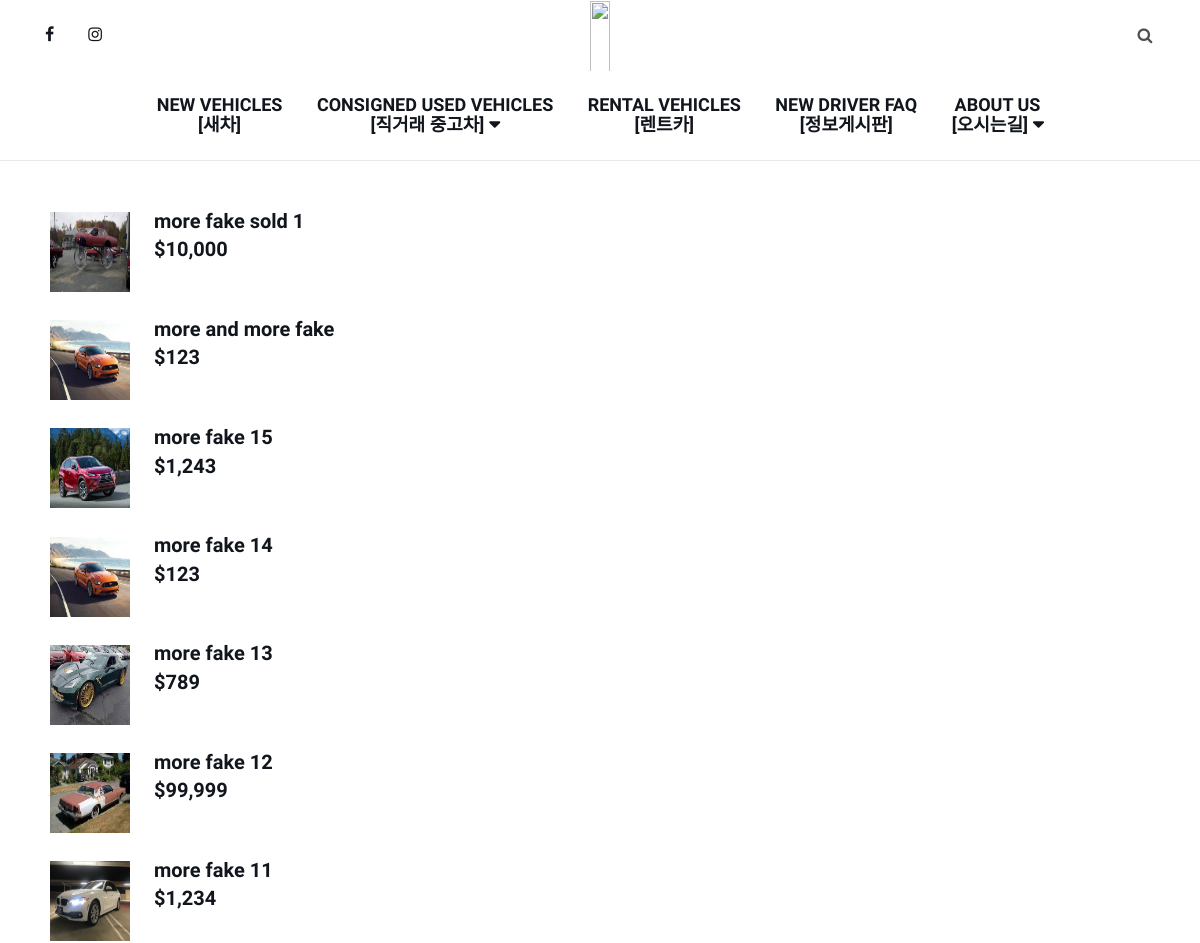
/used/ (upper part), run on an earlier commit of the app's database.
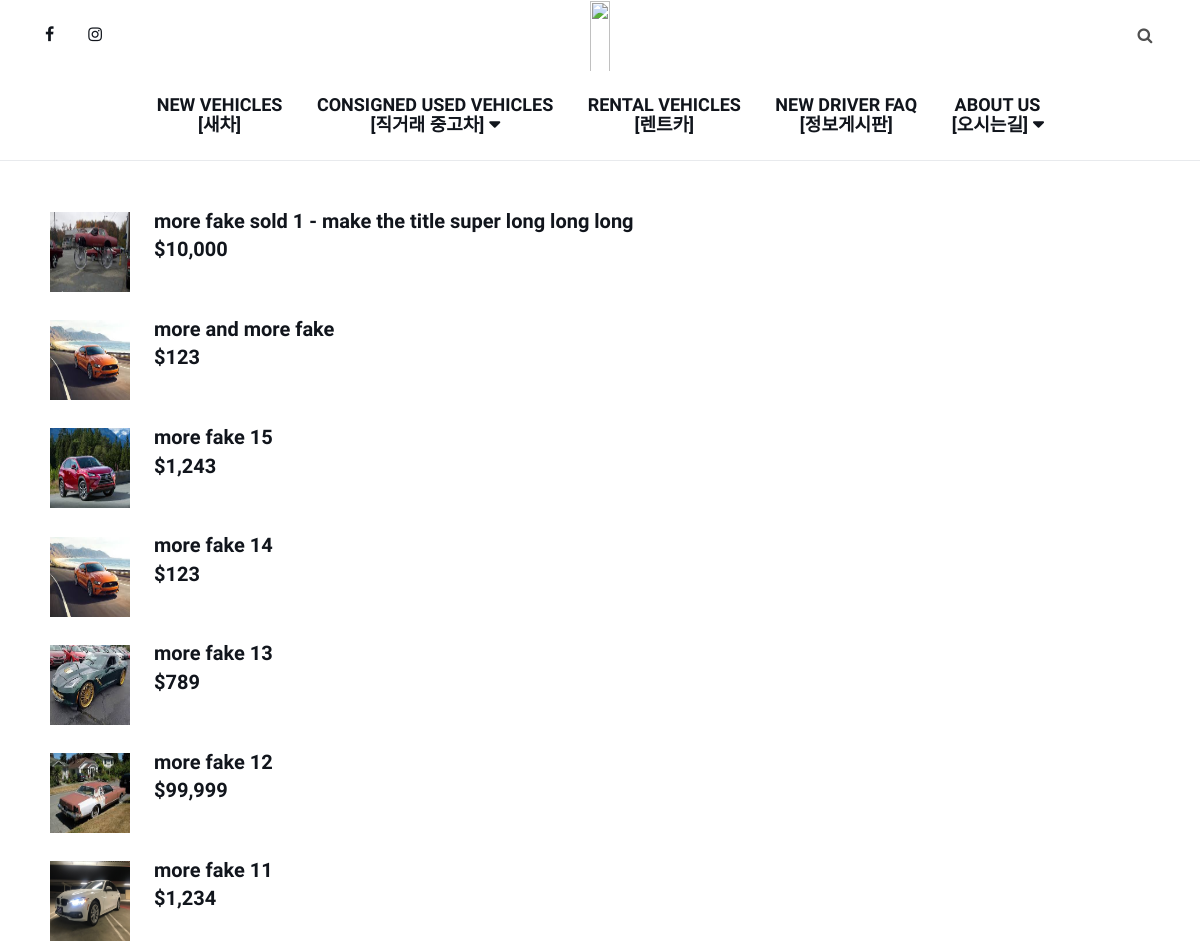
And on a later commit of the database.
### listing/models.py (models this page shows, shortened)
class Car(models.Model):
    type = models.CharField(max_length=25, choices=[('New', 'New Vehicle'), ('Used', 'Used Vehicle'), ('Lease', 'Rental Vehicle'),('faq', 'FAQ')], default='New', verbose_name='Listing Type')
    title = models.CharField(max_length=500, verbose_name='Title of Vehicle Listing')
    price = models.DecimalField(max_digits=8, decimal_places=2, verbose_name='Price of Vehicle in Dollar Amount')
    body = RichTextField(verbose_name='Description of Vehicle')
    slug = models.SlugField(max_length=200, unique=True, verbose_name='SLUG: Your URL will have this in the address')
    publish = models.BooleanField(default=True)
    sold = models.CharField(max_length=10,verbose_name='Sold Y/N',choices=[('Sale', 'For Sale'), ('Solded', 'Sold')], default='Sale')
    created = models.DateField(auto_now_add=True)
    modified = models.DateField(auto_now=True)
    object = EntryQuerySet.as_manager()
    class Meta:
        verbose_name = "Car Listing Entry"
        verbose_name_plural = "Car Listing Entries"
        ordering = ["-created"]

### listing/views.py (the view)
# urls.py: path('used/', views.used.as_view(), name='usedListing'),
class used(TemplateView):
    template_name = 'listing/used.html'
    def get(self, request,):
        cursor = connection.cursor()
        cursor.execute(
            'select listing_carimg.LImage, listing_car.price,listing_car.slug, listing_car.title from listing_car inner join listing_carimg on listing_car.id = listing_carimg.car_id where listing_carimg.mainimage = 1 and listing_car.type ="Used" and listing_car.publish = 1 ORDER BY listing_car.id desc ')
        df = dictfetchall(cursor)
        posts = Car.object.filter(type="Used", publish=True, created__lte=timezone.now()).order_by('-pk')
        page = request.GET.get('page', 1)
        paginator = Paginator(df, 20)
        try:
            pag = paginator.page(page)
        except PageNotAnInteger:
            pag = paginator.page(1)
        except EmptyPage:
            pag = paginator.page(paginator.num_pages)
        return render(request, self.template_name, {'posts': posts, 'pag':pag})

### listing/views.py (called while the page is built)
def dictfetchall(cursor):
    desc = cursor.description
    return [
            dict(zip([col[0] for col in desc], row))
            for row in cursor.fetchall()
    ]

### listing/templates/listing/used.html (shortened to what this page needs)
<!DOCTYPE html>
<html lang="en">
<head>
</head>
{% extends 'index.html' %}
{% load static %}
{% load humanize %}
{% block summary %}
<body>
        <br>
        <br>
        {% for Car in pag %}
            <div class="container">
                <a href="{% url 'listing:detailListing' Car.slug%}">
                    <img src="/../media/{{ Car.LImage }}" width="70" height="70" align="middle" hspace="20">
                    <span class="a">{{ Car.title }}<br>${{ Car.price|floatformat:0|intcomma }}</span>
                </a>
                <br>
            </div>
        {% endfor %}
</body>
{% endblock %}

What changed in the data, as far as the page shows it:
changed Car: title "more fake sold 1" → "more fake sold 1 - make the title super long long long"
